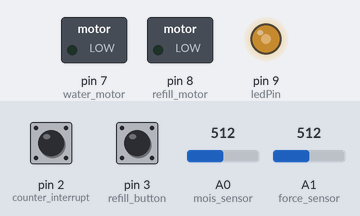
Bench run of a sketch on a simulated Arduino Uno, built with avr-gcc and run on an emulated ATmega328P. On the bench: switched loads named in the sketch (green lamp = pin HIGH), output pins drawn as LEDs (lit = HIGH). The inputs (shaded band) are chosen by the test bench; at power-on: A0 (mois_sensor) = 512, A1 (force_sensor) = 512, pin 3 (refill_button) LOW, pin 2 (counter_interrupt) HIGH. What the sketch prints to the serial monitor is not drawn.

Above: at 1.2 s.
1.3 s: A0 (mois_sensor) set to 452
2.8 s: A0 (mois_sensor) set to 428
At 3.3 s:
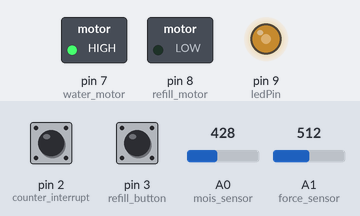
4.3 s: A1 (force_sensor) set to 306
At 5.5 s:
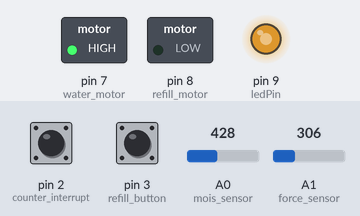
5.8 s: pin 3 (refill_button) pulled HIGH for 0.15 s
At 6.7 s:
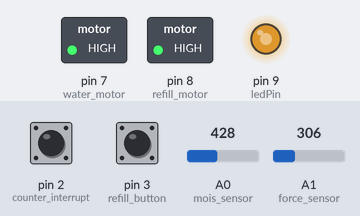
Timing chart, 0 to 17.3 s (numbered marks = the images above; inputs shaded):
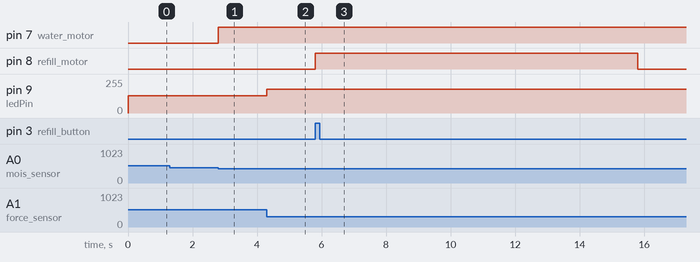

Measured:
- the behaviour switches between 440 and 439 on A0 (mois_sensor) (found by bisection; images 0 and 1)
- after the input at 1.3 s, every drawn part: stays the same
- after the input at 2.8 s, pin 7 (water_motor): LOW → HIGH at once
- after the input at 4.3 s, pin 9 (ledPin): 128/255 → 179/255 at once
- after the input at 5.8 s, pin 8 (refill_motor): LOW → HIGH at once, → LOW 10.0 s later

The sketch:

1.ino
```cpp
int mois_sensor =A0 ; //moisture sensor to A0
int force_sensor=A1;  //force sensor to A1
int counter_interrupt = 2; //counter button
int refill_button=3; // button the start the motor to refill the tank
int ledPin =9;
int water_motor=7;
int refill_motor=8;
int counter=0;  //variable that counts the number of refillings
int val_water_motor=0;  //to get the value of water motor
unsigned int time = 0;  //gets time


void setup() {
  // put your setup code here, to run once:
  Serial.begin(9600);
  pinMode(counter_interrupt,INPUT_PULLUP);
  pinMode(refill_button,INPUT);
  pinMode(mois_sensor,INPUT);
  pinMode(force_sensor,INPUT);
  pinMode(ledPin,OUTPUT);
  pinMode(water_motor,OUTPUT);
  pinMode(refill_motor,OUTPUT);
  attachInterrupt(digitalPinToInterrupt(counter_interrupt),count,RISING); //for counting
}

void loop() {
  // put your main code here, to run repeatedly:

  int val_moist = analogRead(mois_sensor);  //read the moisture sensor reading
  int val_force = analogRead(force_sensor); //read the force sensor reading
  int val_LED = map(val_force,0,1023,255,0); // mapping force to Led brightness
  int val_water_motor = map(val_moist,0,876,255,0); //mapping the moisture sensor to speed of water motor
  Serial.println(counter); //display counter

  digitalWrite(refill_motor ,LOW); //default motor state is low
  if(digitalRead(refill_button) ==HIGH){
    time=millis();
    while (millis()<(time+10000)){  //to count 10 seconds from starting then stop
      digitalWrite(refill_motor,HIGH);
    }
  }
  analogWrite(water_motor,val_water_motor);
  analogWrite(ledPin,val_LED);
}
void count(){
  counter++;
}
```
